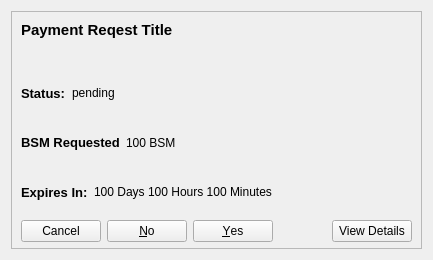
<?xml version="1.0" encoding="UTF-8"?>
<ui version="4.0">
 <class>CommunityFundDisplayPaymentRequest</class>
 <widget class="QWidget" name="CommunityFundDisplayPaymentRequest">
  <property name="geometry">
   <rect>
    <x>0</x>
    <y>0</y>
    <width>433</width>
    <height>260</height>
   </rect>
  </property>
  <property name="sizePolicy">
   <sizepolicy hsizetype="Maximum" vsizetype="Maximum">
    <horstretch>0</horstretch>
    <verstretch>0</verstretch>
   </sizepolicy>
  </property>
  <property name="minimumSize">
   <size>
    <width>433</width>
    <height>260</height>
   </size>
  </property>
  <property name="maximumSize">
   <size>
    <width>433</width>
    <height>260</height>
   </size>
  </property>
  <property name="windowTitle">
   <string>Form</string>
  </property>
  <layout class="QVBoxLayout" name="verticalLayout_2">
   <item>
    <widget class="QFrame" name="frame">
     <property name="sizePolicy">
      <sizepolicy hsizetype="Maximum" vsizetype="Maximum">
       <horstretch>0</horstretch>
       <verstretch>0</verstretch>
      </sizepolicy>
     </property>
     <property name="maximumSize">
      <size>
       <width>433</width>
       <height>433</height>
      </size>
     </property>
     <property name="frameShape">
      <enum>QFrame::StyledPanel</enum>
     </property>
     <property name="frameShadow">
      <enum>QFrame::Raised</enum>
     </property>
     <widget class="QLabel" name="title">
      <property name="geometry">
       <rect>
        <x>10</x>
        <y>10</y>
        <width>400</width>
        <height>50</height>
       </rect>
      </property>
      <property name="maximumSize">
       <size>
        <width>400</width>
        <height>50</height>
       </size>
      </property>
      <property name="font">
       <font>
        <pointsize>11</pointsize>
        <weight>75</weight>
        <bold>true</bold>
       </font>
      </property>
      <property name="text">
       <string>Payment Reqest Title</string>
      </property>
      <property name="alignment">
       <set>Qt::AlignLeading|Qt::AlignLeft|Qt::AlignTop</set>
      </property>
      <property name="wordWrap">
       <bool>true</bool>
      </property>
     </widget>
     <widget class="QWidget" name="">
      <property name="geometry">
       <rect>
        <x>10</x>
        <y>60</y>
        <width>391</width>
        <height>171</height>
       </rect>
      </property>
      <layout class="QVBoxLayout" name="verticalLayout">
       <item>
        <layout class="QHBoxLayout" name="horizontalLayout_4">
         <item>
          <widget class="QLabel" name="labelTitleStatus">
           <property name="sizePolicy">
            <sizepolicy hsizetype="Maximum" vsizetype="Preferred">
             <horstretch>0</horstretch>
             <verstretch>0</verstretch>
            </sizepolicy>
           </property>
           <property name="font">
            <font>
             <pointsize>10</pointsize>
             <weight>75</weight>
             <bold>true</bold>
            </font>
           </property>
           <property name="text">
            <string>Status:</string>
           </property>
          </widget>
         </item>
         <item>
          <widget class="QLabel" name="labelStatus">
           <property name="text">
            <string>pending</string>
           </property>
          </widget>
         </item>
        </layout>
       </item>
       <item>
        <layout class="QHBoxLayout" name="horizontalLayout_6">
         <item>
          <widget class="QLabel" name="labelTitleRequested">
           <property name="sizePolicy">
            <sizepolicy hsizetype="Maximum" vsizetype="Preferred">
             <horstretch>0</horstretch>
             <verstretch>0</verstretch>
            </sizepolicy>
           </property>
           <property name="font">
            <font>
             <pointsize>10</pointsize>
             <weight>75</weight>
             <bold>true</bold>
            </font>
           </property>
           <property name="text">
            <string>BSM Requested</string>
           </property>
          </widget>
         </item>
         <item>
          <widget class="QLabel" name="labelRequested">
           <property name="text">
            <string>100 BSM</string>
           </property>
          </widget>
         </item>
        </layout>
       </item>
       <item>
        <layout class="QHBoxLayout" name="horizontalLayout_5">
         <item>
          <widget class="QLabel" name="labelTitleDuration">
           <property name="sizePolicy">
            <sizepolicy hsizetype="Maximum" vsizetype="Preferred">
             <horstretch>0</horstretch>
             <verstretch>0</verstretch>
            </sizepolicy>
           </property>
           <property name="font">
            <font>
             <pointsize>10</pointsize>
             <weight>75</weight>
             <bold>true</bold>
            </font>
           </property>
           <property name="text">
            <string>Expires In:</string>
           </property>
          </widget>
         </item>
         <item>
          <widget class="QLabel" name="labelDuration">
           <property name="text">
            <string>100 Days 100 Hours 100 Minutes</string>
           </property>
          </widget>
         </item>
        </layout>
       </item>
       <item>
        <layout class="QHBoxLayout" name="horizontalLayout">
         <item>
          <widget class="QDialogButtonBox" name="buttonBoxVote">
           <property name="layoutDirection">
            <enum>Qt::RightToLeft</enum>
           </property>
           <property name="standardButtons">
            <set>QDialogButtonBox::Cancel|QDialogButtonBox::No|QDialogButtonBox::Yes</set>
           </property>
          </widget>
         </item>
         <item>
          <widget class="QPushButton" name="pushButtonDetails">
           <property name="text">
            <string>View Details</string>
           </property>
          </widget>
         </item>
        </layout>
       </item>
      </layout>
     </widget>
     <zorder>title</zorder>
     <zorder></zorder>
     <zorder>labelRequested</zorder>
     <zorder></zorder>
     <zorder></zorder>
    </widget>
   </item>
  </layout>
 </widget>
 <resources/>
 <connections/>
</ui>
